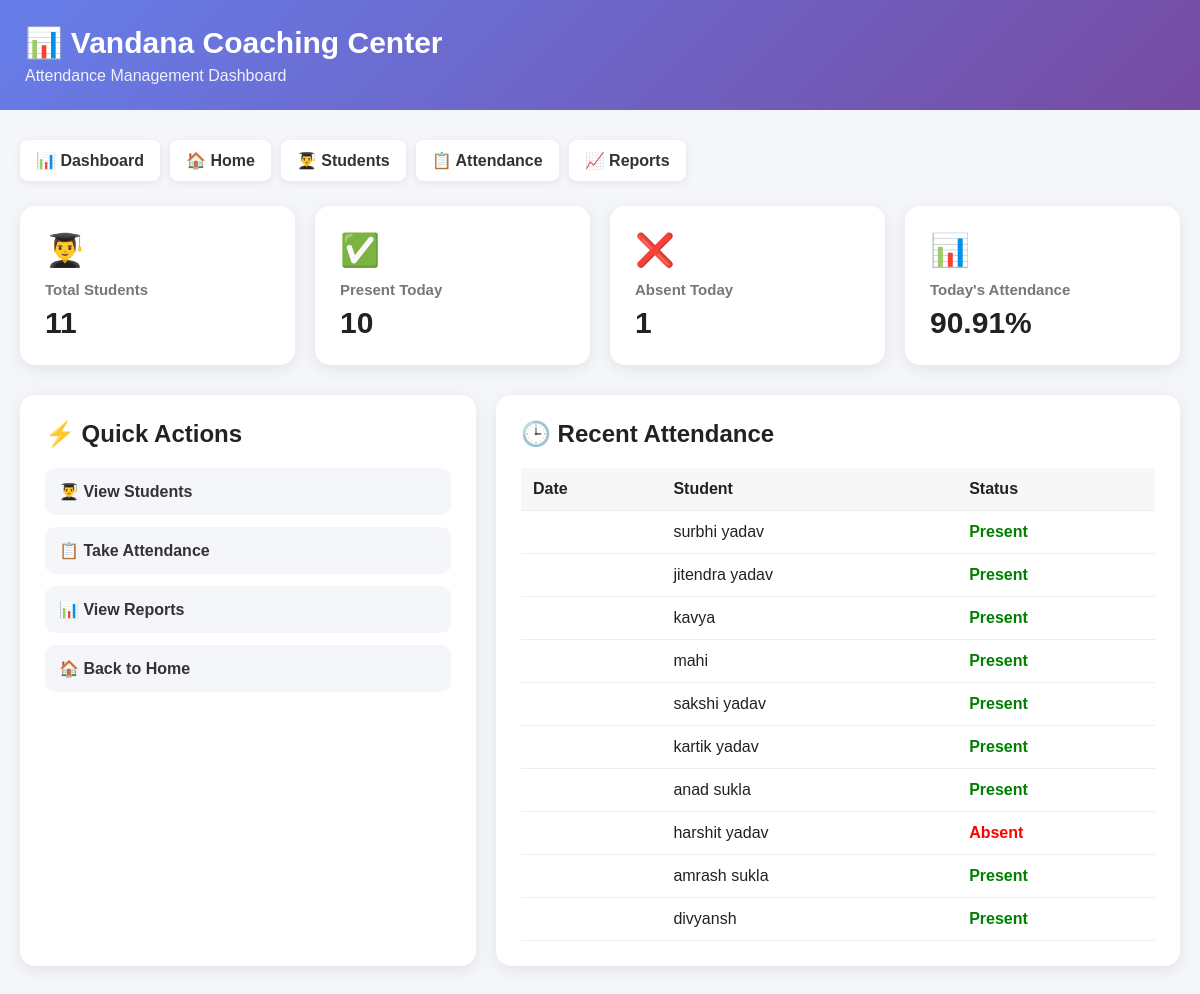
The page /dashboard (signed in) on the database its author committed.
### tables this page shows
CREATE TABLE attendance (
            id INTEGER PRIMARY KEY AUTOINCREMENT,
            student_id INTEGER NOT NULL,
            attendance_date TEXT NOT NULL,
            status TEXT NOT NULL,
            FOREIGN KEY (student_id) REFERENCES students(id)
        );

CREATE TABLE students (
            id INTEGER PRIMARY KEY AUTOINCREMENT,
            name TEXT NOT NULL,
            class_name TEXT NOT NULL,
            roll_number TEXT
        , guardian_name TEXT, guardian_phone TEXT, section TEXT);

### app.py (the view)
@app.route("/dashboard")
@teacher_or_hod_required
def dashboard():
    today = date.today().isoformat()
    conn = get_db_connection()
    total_students = conn.execute("""
        SELECT COUNT(*) AS count
        FROM students
    """).fetchone()["count"]
    present_today = conn.execute("""
        SELECT COUNT(*) AS count
        FROM attendance
        WHERE attendance_date = ?
        AND status = 'Present'
    """, (
        today,
    )).fetchone()["count"]
    absent_today = conn.execute("""
        SELECT COUNT(*) AS count
        FROM attendance
        WHERE attendance_date = ?
        AND status = 'Absent'
    """, (
        today,
    )).fetchone()["count"]
    total_today = (
        present_today +
        absent_today
    )
    if total_today > 0:
        attendance_percentage = round(
            (present_today / total_today) * 100,
            2
        )
    else:
        attendance_percentage = 0
    recent_attendance = conn.execute("""
        SELECT
            students.name,
            students.class_name,
            students.roll_number,
            attendance.attendance_date,
            attendance.status

        FROM attendance

        JOIN students
        ON students.id = attendance.student_id

        ORDER BY attendance.id DESC

        LIMIT 10
    """).fetchall()
    conn.close()
    return render_template(
        "dashboard.html",
        total_students=total_students,
        present_today=present_today,
        absent_today=absent_today,
        attendance_percentage=
            attendance_percentage,
        recent_attendance=
            recent_attendance
    )

### app.py (called while the page is built, shortened)
def get_db_connection():
    conn = sqlite3.connect(DATABASE)
    conn.row_factory = sqlite3.Row
    return conn

def role_required(*allowed_roles):
    def decorator(view_func):
        @wraps(view_func)
        def wrapped_view(*args, **kwargs):
            user_role = session.get("role")
            return view_func(*args, **kwargs)
        return wrapped_view
    return decorator

### templates/dashboard.html (shortened to what this page needs)
<!DOCTYPE html>
<html lang="en">
<head>
</head>
<body>
    <div class="header">
        <div class="header-content">
            <h1>📊 Vandana Coaching Center</h1>
            <p>Attendance Management Dashboard</p>
        </div>
    </div>
    <div class="container">
        <div class="nav">
            <a href="/dashboard">📊 Dashboard</a>
            <a href="/">🏠 Home</a>
            <a href="/students">👨‍🎓 Students</a>
            <a href="/attendance">📋 Attendance</a>
            <a href="/reports">📈 Reports</a>
        </div>
        <div class="cards">
            <div class="card">
                <div class="icon">👨‍🎓</div>
                <h3>Total Students</h3>
                <div class="number">{{ total_students }}</div>
            </div>
            <div class="card">
                <div class="icon">✅</div>
                <h3>Present Today</h3>
                <div class="number">{{ present_today }}</div>
            </div>
            <div class="card">
                <div class="icon">❌</div>
                <h3>Absent Today</h3>
                <div class="number">{{ absent_today }}</div>
            </div>
            <div class="card">
                <div class="icon">📊</div>
                <h3>Today's Attendance</h3>
                <div class="number">{{ attendance_percentage }}%</div>
            </div>
        </div>
        <div class="content-grid">
            <div class="section">
                <h2>⚡ Quick Actions</h2>
                <div class="quick-links">
                    <a href="/students">👨‍🎓 View Students</a>
                    <a href="/attendance">📋 Take Attendance</a>
                    <a href="/reports">📊 View Reports</a>
                    <a href="/">🏠 Back to Home</a>
                </div>
            </div>
            <div class="section">
                <h2>🕒 Recent Attendance</h2>
                {% if recent_attendance %}
                <table>
                    <thead>
                        <tr>
                            <th>Date</th>
                            <th>Student</th>
                            <th>Status</th>
                        </tr>
                    </thead>
                    <tbody>
                        {% for record in recent_attendance %}
                        <tr>
                            <td>{{ record["date"] }}</td>
                            <td>
                                {{ record["name"] }}
                            </td>
                            <td>
                                {% if record["status"] == "Present" %}
                                    <span class="present">Present</span>
                                {% else %}
                                    <span class="absent">Absent</span>
                                {% endif %}
                            </td>
                        </tr>
                        {% endfor %}
                    </tbody>
                </table>
                {% else %}
                <div class="empty">
                    No attendance records available.
                </div>
                {% endif %}
            </div>
        </div>
    </div>
</body>
</html>

### templates/dashboard.html (style rules this page uses)
* { box-sizing: border-box; margin: 0; padding: 0; }
body { font-family: Arial, sans-serif; background: #f4f6f9; color: #222; }
.header { background: linear-gradient(135deg, #667eea, #764ba2); color: white; padding: 25px; }
.header-content { max-width: 1200px; margin: auto; }
.header h1 { font-size: 30px; margin-bottom: 7px; }
.header p { opacity: 0.9; }
.container { max-width: 1200px; margin: 30px auto; padding: 0 20px; }
.nav { display: flex; flex-wrap: wrap; gap: 10px; margin-bottom: 25px; }
.nav a { text-decoration: none; background: white; color: #333; padding: 11px 16px; border-radius: 8px; box-shadow: 0 2px 8px rgba(0,0,0,0.08); font-weight: bold; }
.cards { display: grid; grid-template-columns: repeat(4, 1fr); gap: 20px; margin-bottom: 30px; }
.card { background: white; padding: 25px; border-radius: 15px; box-shadow: 0 4px 15px rgba(0,0,0,0.08); }
.card .icon { font-size: 32px; margin-bottom: 12px; }
.card h3 { color: #777; font-size: 15px; margin-bottom: 8px; }
.card .number { font-size: 30px; font-weight: bold; }
.content-grid { display: grid; grid-template-columns: 1fr 1.5fr; gap: 20px; }
.section { background: white; border-radius: 15px; padding: 25px; box-shadow: 0 4px 15px rgba(0,0,0,0.08); }
.section h2 { margin-bottom: 20px; }
.quick-links { display: grid; gap: 12px; }
.quick-links a { text-decoration: none; padding: 14px; background: #f4f6f9; border-radius: 10px; color: #333; font-weight: bold; }
table { width: 100%; border-collapse: collapse; }
th, td { padding: 12px; text-align: left; border-bottom: 1px solid #eee; }
th { background: #f7f7f7; }
.present { color: green; font-weight: bold; }
.absent { color: red; font-weight: bold; }

### rows shown on the page
attendance: name "surbhi yadav", status "Present"
attendance: name "jitendra yadav", status "Present"
attendance: name "kavya", status "Present"
attendance: name "mahi", status "Present"
attendance: name "sakshi yadav", status "Present"
attendance: name "kartik yadav", status "Present"
attendance: name "anad sukla", status "Present"
attendance: name "harshit yadav", status "Absent"
attendance: name "amrash sukla", status "Present"
attendance: name "divyansh", status "Present"

### other values the page prints
{{ total_students }} "11"
{{ present_today }} "10"
{{ absent_today }} "1"
{{ attendance_percentage }} "90.91"
